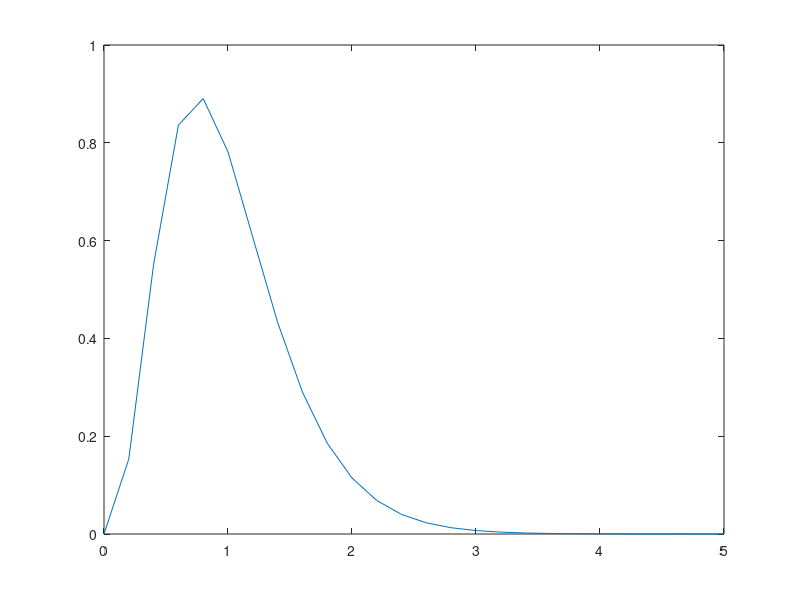

This chart was generated by the following MATLAB code:



X=0:0.2:5; % Duration of data

Data=rand(1,100); % randomly generated 100 years of data

Z=gamfit(Data); % fitting distribution for shape and scale factor

alpha=4; % Shape factor
beta=0.25; % scale factor


X=0:0.2:5;
pdf=gampdf(X,alpha,beta); % pdf of the gamma distribution
plot(X,pdf,'-');